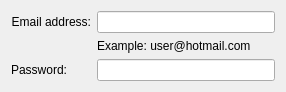
<?xml version="1.0" encoding="UTF-8"?>
<ui version="4.0">
 <class>MsnMainOptionsWidget</class>
 <widget class="QWidget" name="MsnMainOptionsWidget">
  <property name="geometry">
   <rect>
    <x>0</x>
    <y>0</y>
    <width>286</width>
    <height>77</height>
   </rect>
  </property>
  <property name="sizePolicy">
   <sizepolicy hsizetype="Preferred" vsizetype="Minimum">
    <horstretch>0</horstretch>
    <verstretch>0</verstretch>
   </sizepolicy>
  </property>
  <property name="windowTitle">
   <string>Account Preferences</string>
  </property>
  <layout class="QFormLayout" name="formLayout">
   <property name="fieldGrowthPolicy">
    <enum>QFormLayout::ExpandingFieldsGrow</enum>
   </property>
   <item row="0" column="0">
    <widget class="QLabel" name="accountLabel">
     <property name="text">
      <string>Email address:</string>
     </property>
     <property name="alignment">
      <set>Qt::AlignRight|Qt::AlignTrailing|Qt::AlignVCenter</set>
     </property>
    </widget>
   </item>
   <item row="0" column="1">
    <widget class="QLineEdit" name="accountLineEdit">
     <property name="showClearButton" stdset="0">
      <bool>false</bool>
     </property>
    </widget>
   </item>
   <item row="1" column="1">
    <widget class="QLabel" name="label">
     <property name="text">
      <string>Example: user@hotmail.com</string>
     </property>
    </widget>
   </item>
   <item row="2" column="0">
    <widget class="QLabel" name="passwordLabel">
     <property name="text">
      <string>Password:</string>
     </property>
     <property name="alignment">
      <set>Qt::AlignRight|Qt::AlignTrailing|Qt::AlignVCenter</set>
     </property>
    </widget>
   </item>
   <item row="2" column="1">
    <widget class="QLineEdit" name="passwordLineEdit">
     <property name="echoMode">
      <enum>QLineEdit::Password</enum>
     </property>
     <property name="clearButtonEnabled" stdset="0">
      <bool>true</bool>
     </property>
    </widget>
   </item>
  </layout>
 </widget>
 <customwidgets/>
 <tabstops>
  <tabstop>accountLineEdit</tabstop>
  <tabstop>passwordLineEdit</tabstop>
 </tabstops>
 <resources/>
 <connections/>
</ui>
